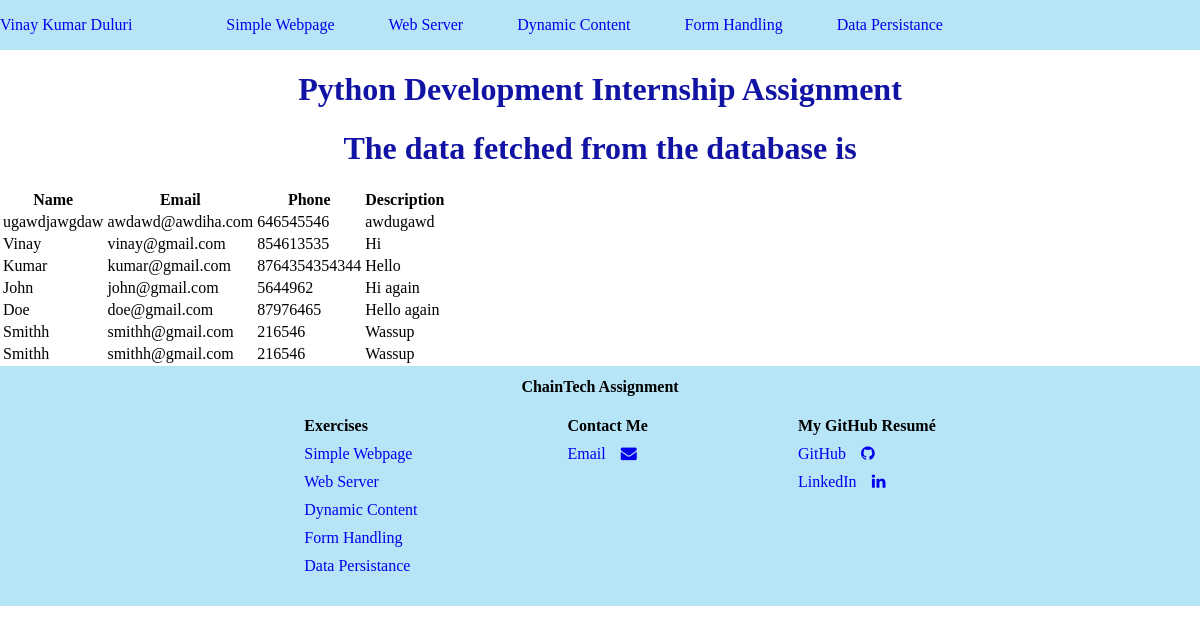
The app's page /datapersistance, older data.
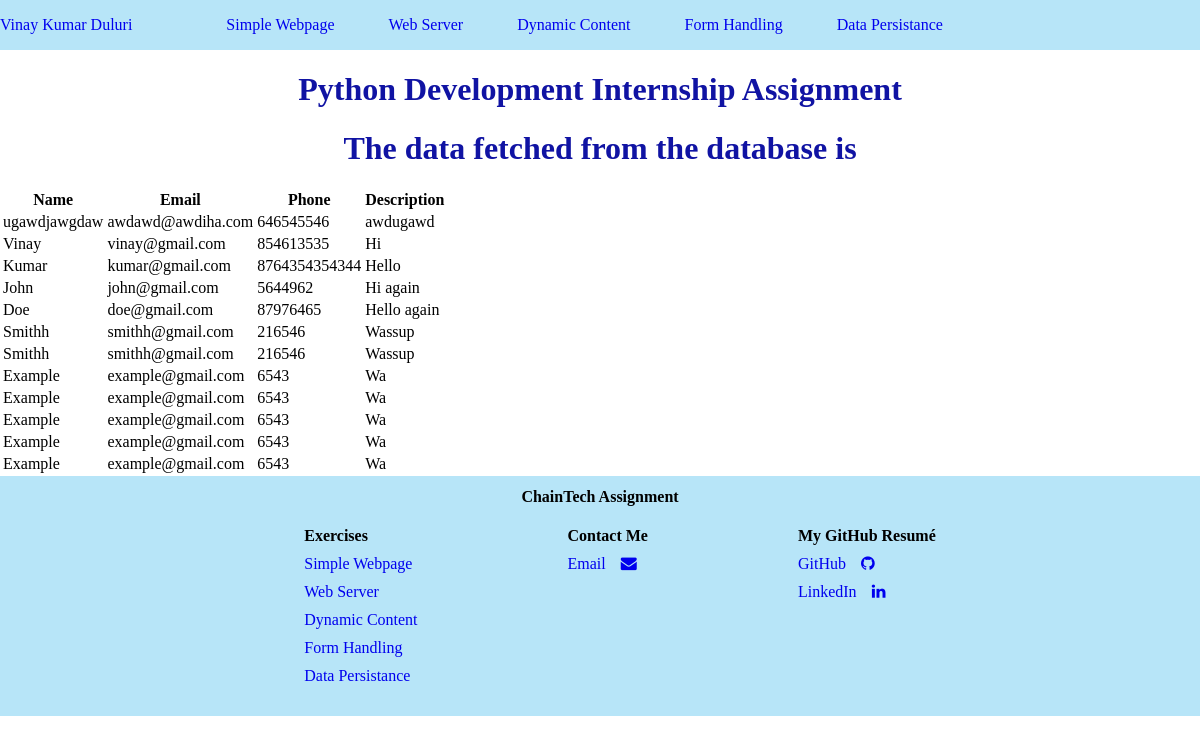
The same page, newer data.
### Assignment/models.py (models this page shows, shortened)
class SaveForms(models.Model):
    name = models.CharField(max_length=225, null=True)
    email = models.CharField(max_length=225, null=True)
    phone = models.IntegerField(null=True)
    desc = models.TextField(null=True)

### Assignment/views.py (the view)
# urls.py: path("datapersistance", views.datapersistance, name="datapersistance"),
def datapersistance(request):
    context = SaveForms.objects.all().values()
    return render(request, "datapersistance.html", {"context": context})

### templates/datapersistance.html (shortened to what this page needs)
{% extends "base.html"%}
{% block content%}
<h1>The data fetched from the database is</h1>
<table calss="table">
    <tr>
        <th>Name</th>
        <th>Email</th>
        <th>Phone</th>
        <th>Description</th>
    </tr>
    {% for data in context %}
    <tr>
        <td>{{data.name}}</td>
        <td>{{data.email}}</td>
        <td>{{data.phone}}</td>
        <td>{{data.desc}}</td>
    </tr>
    {% endfor %}
</table>
{% endblock %}

### templates/base.html (shortened to what this page needs)
<!DOCTYPE html>
<html lang="en">
  <head>
    <link
      rel="stylesheet"
      href="https://cdnjs.cloudflare.com/ajax/libs/font-awesome/4.7.0/css/font-awesome.min.css"
    />
    {% load static%}
    <link rel="stylesheet" src="{%static '/css/style.css' %}" />
  </head>
  <body>
    <div class="containerhead">
      <header class="header" id="header">
        <nav class="navbar" id="navbar">
          <a class="link" href="#">Vinay Kumar Duluri</a>
          <span class="nav">
            <ul>
              <li class="list"><a class="link" href="/">Simple Webpage</a></li>
              <li class="list">
                <a
                  class="link"
                  href="https://github.com/UpsiDupsii/ChainTech-Network-Assignment"
                  target="_blank"
                  >Web Server</a
                >
              </li>
              <li class="list">
                <a class="link" href="{% url 'weatherAPI' %}">Dynamic Content</a>
              </li>
              <li class="list">
                <a class="link" href="{% url 'forms' %}">Form Handling</a>
              </li>
              <li class="list"><a class="link" href="{% url 'datapersistance'%}">Data Persistance</a></li>
            </ul>
          </span>
        </nav>
      </header>
    </div>
    <h1>Python Development Internship Assignment</h1>
    {%block content%} {% endblock %}
    <div class="foot">
      <footer class="footer">
        <div class="name"><b>ChainTech Assignment</b></div>
        <div class="stuff">
          <ul class="container">
            <li class="lst"><b>Exercises</b></li>
            <li class="lst"><a class="link" href="/">Simple Webpage</a></li>
            <li class="lst">
              <a
                class="link"
                href="https://github.com/UpsiDupsii/ChainTech-Network-Assignment"
                target="_blank"
                >Web Server</a
              >
            </li>
            <li class="lst">
              <a class="link" href="{% url 'weatherAPI' %}">Dynamic Content</a>
            </li>
            <li class="lst"><a class="link" href="{% url 'forms' %}">Form Handling</a></li>
            <li class="lst"><a class="link" href="{% url 'datapersistance' %}">Data Persistance</a></li>
          </ul>
          <ul class="container">
            <li class="contact lst"><b>Contact Me</b></li>
            <li class="lst">
              <a class="link" href="mailto:vinay.f44@gmail.com"
                >Email<i class="fa fa-envelope"></i
              ></a>
            </li>
          </ul>
          <ul class="container">
            <li class="contact lst"><b>My GitHub Resumé</b></li>
            <li class="lst">
              <a class="link" href="https://github.com/UpsiDupsii/ChainTech-Network-Assignment"target="_blank">GitHub<i class="fa fa-github"></i></a></li>
            <li class="lst">
              <a class="link" href="https://www.linkedin.com/in/duluri/" target="_blank">LinkedIn<i class="fa fa-linkedin"></i></a>
            </li>
          </ul>
        </div>
      </footer>
    </div>
  </body>
</html>

### templates/base.html (style rules this page uses)
body { margin: 0%; padding: 0%; color: black; }
.navbar { background-color: #b7e5f8; }
.link { text-decoration: none; }
.nav { display: inline-block; }
.list { display: inline-flex; margin-left: 50px; }
h1 { text-align: center; color: #1013a3; }
.footer { background-color: #b7e5f8; padding-bottom: 10px; }
.name { text-align: center; padding-top: 12px; font-family: "Times New Roman", Times, serif; }
.lst { list-style-type: none; padding: 5px; }
.stuff { display: flex; justify-content: center; }
.fa { padding-left: 15px; }
.container { margin-left: 50px; margin-right: 50px; }

Row changes from the older to the newer data that the page shows:
added SaveForms: name "Example", email "example@gmail.com", phone "6543", desc "Wa"
added SaveForms: name "Example", email "example@gmail.com", phone "6543", desc "Wa"
added SaveForms: name "Example", email "example@gmail.com", phone "6543", desc "Wa"
added SaveForms: name "Example", email "example@gmail.com", phone "6543", desc "Wa"
added SaveForms: name "Example", email "example@gmail.com", phone "6543", desc "Wa"
